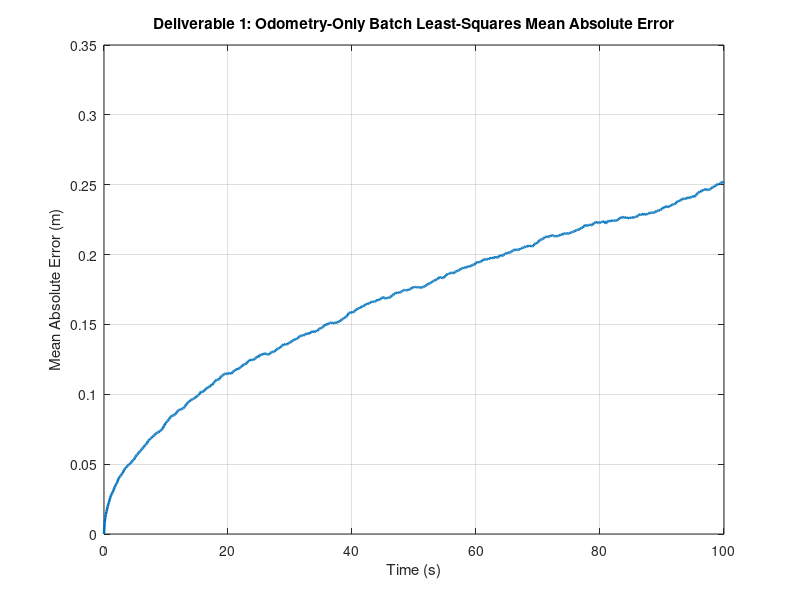

This chart was generated by the following MATLAB code:
function sim1
length_hallway = 10;  % m
sensor_range = 0.5;  % m

landmarks = [2; 5; 8];  % m
num_landmarks = length(landmarks);  % 3

stdev_odometry = 0.1; % m/s
stdev_range = 0.01; % m

%%%%%%%%%%%%%%%%%%%%%%%%%%%%%%%%%%%%%%%%%%%%%%%%%%%%%%%%%%%%%%%%%%%
% Robot ground-truth trajectory for the hallway traversal
%%%%%%%%%%%%%%%%%%%%%%%%%%%%%%%%%%%%%%%%%%%%%%%%%%%%%%%%%%%%%%%%%%%

delta_t = 0.1; % time is discretized with a time-step of 0.1 seconds
v_robot = 0.1; % robot travels at a constant speed of 0.1 m/s

t_terminal = length_hallway/v_robot; % time that we reach the end of hall

t_vector = 0:delta_t:t_terminal; % time vector for robot's trajectory
x_vector = 0:v_robot*delta_t:length_hallway; % true robot position over time
v_vector = ones(1,length(t_vector)).*v_robot;  % true robot velocity over time

num_states = length(x_vector); % number of discrete-time pose states

% Batch least-squares state:
%   [x_0, x_1, ..., x_K]^T
%
% Odometry rows encode consecutive pose differences:
%   x_k - x_(k-1) = z_odom(k)
% where z_odom(k) = (v_k + noise) * delta_t.
%
% Row 1 is the special initial-condition constraint x_0 = 0.

%% Deliverable 1: Batch Least-Squares SLAM with Odometry-Only Measurements
num_of_trials = 1000;

% Build the matching linear measurement matrix.
A_matrix = zeros(num_states, num_states);
A_matrix(1,1) = 1;  % Special initial-condition row: x_0 = 0
for k = 2:num_states
    A_matrix(k, k-1) = -1;
    A_matrix(k, k) = 1;
end

abs_error = zeros(num_of_trials, num_states);
for trial = 1:num_of_trials
    % Build the measurement vector with the initial condition and odometry.
    b_vector = zeros(num_states, 1);
    b_vector(1) = 0;
    for k = 2:num_states
        meas_noise = stdev_odometry * randn();
        b_vector(k) = (v_vector(k) + meas_noise) * delta_t;
    end

    % Solve for the full robot trajectory in one batch.
    x_estimates = A_matrix \ b_vector;

    % Store this trial's absolute pose error over time.
    abs_error(trial, :) = abs(x_estimates - x_vector(:)).';
end

mean_state_abs_error = mean(abs_error, 1);
figure;
plot(t_vector, mean_state_abs_error, 'LineWidth', 1.8)
xlabel('Time (s)')
ylabel('Mean Absolute Error (m)')
title('Deliverable 1: Odometry-Only Batch Least-Squares Mean Absolute Error')
grid on

%{
%%% Deliverable 1: Supplemental Plots

% Plot noisy odometry displacement measurements for one trial.
%
% figure;
% plot(t_vector(2:end), b_vector(2:end))
% ylabel('Measured displacement per step (m)')
% xlabel('Time (s)')
% title('Noisy odometry displacement measurements')
% grid on

% odom_measurement_mean = mean(b_vector(2:end)); % Should be ~0.01
% odom_measurement_std = std(b_vector(2:end));   % Should be ~0.01

% Plot true vs estimated robot position for one trial.
%
% figure;
% plot(t_vector, x_vector, 'LineWidth', 4)
% hold on
% plot(t_vector, x_estimates, ':', 'LineWidth', 2)
% xlabel('Time (s)')
% ylabel('Position (m)')
% title('True vs Estimated Robot Position (Odometry Only)')
% legend('True Position', 'Estimated Position')
% grid on

% Plot single-trial absolute position error over time.
%
% figure;
% plot(t_vector, abs_error(1, :), 'LineWidth', 1.2)
% xlabel('Time (s)')
% ylabel('Absolute Position Error (m)')
% title('Absolute Position Error Over Time')
% grid on
%}
end
